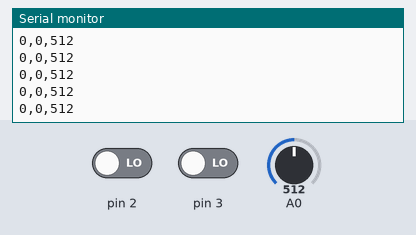
A sketch run on a simulated Arduino Uno, built with avr-gcc and run on an emulated ATmega328P. Shown: the last lines printed to the serial monitor. The test bench sets the inputs (shaded band); at power-on: A0 = 512, pin 2 LOW, pin 3 LOW.

Above: at 1.2 s.
1.3 s: A0 set to 987
At 1.8 s:
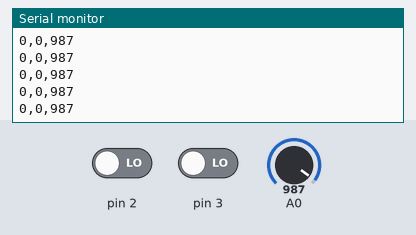
2.8 s: A0 set to 1010
At 3.7 s:
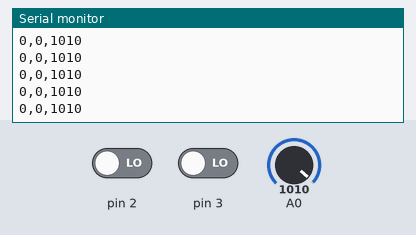
4.3 s: A0 set to 11
At 4.8 s:
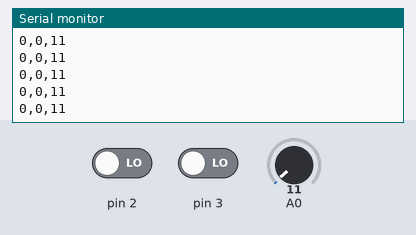
5.8 s: A0 set to 8
At 6.3 s:
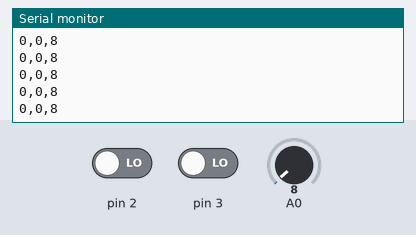
Timing chart, 0 to 8.8 s (numbered marks = the images above; inputs shaded):
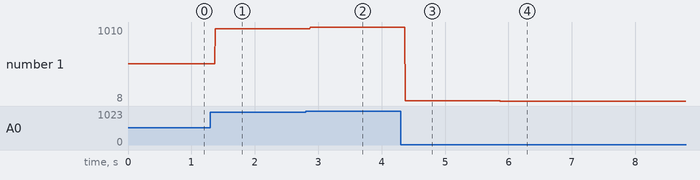

Measured:
- after the input at 1.3 s, the serial monitor: prints a new line after 0.08 s (image 1)
- after the input at 2.8 s, the serial monitor: prints a new line after 0.07 s (image 2)
- after the input at 4.3 s, the serial monitor: prints a new line after 0.07 s (image 3)
- after the input at 5.8 s, the serial monitor: prints a new line after 0.07 s (image 4)
- plotted number 1: 512 → 987 after the input at 1.3 s, 987 → 1010 after the input at 2.8 s, 1010 → 11 after the input at 4.3 s, 11 → 8 after the input at 5.8 s

The sketch:

CCproject1.ino
```cpp
int squeeze;

void setup() {
  pinMode(2, INPUT);
  pinMode(3, INPUT);
  Serial.begin(9600);
}

void loop() {
  int button1 = digitalRead(2);
  int button2 = digitalRead(3);
  int pot = analogRead(A0);
  Serial.print(button1);
  Serial.print(",");
  Serial.print(button2);
  Serial.print(",");
  Serial.println(pot);
}
```
